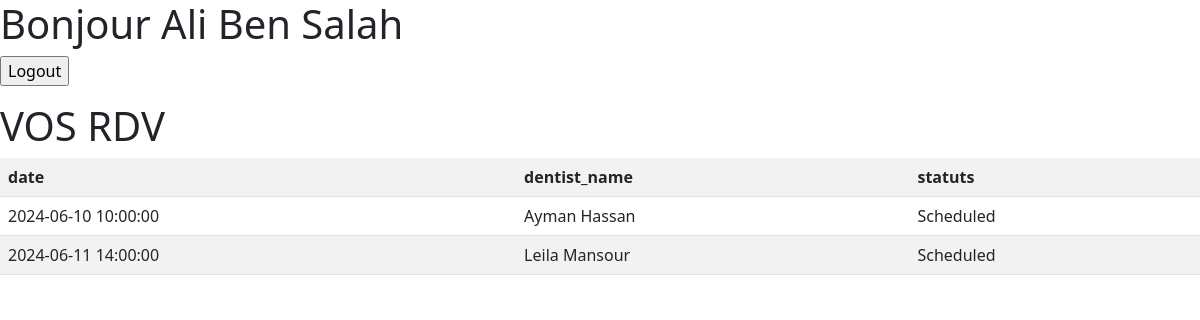
Page /display_rdv.php (signed in) on the committed database.
### tables this page shows
CREATE TABLE appointments (
    appointment_id INT AUTO_INCREMENT PRIMARY KEY,
    patient_id INT NOT NULL,
    dentist_id INT NOT NULL,
    appointment_date DATETIME NOT NULL,
    reason TEXT,
    status ENUM('Scheduled', 'Completed', 'Cancelled') DEFAULT 'Scheduled',
    FOREIGN KEY (patient_id) REFERENCES patients(patient_id),
    FOREIGN KEY (dentist_id) REFERENCES dentists(dentist_id)
);

CREATE TABLE dentists (
    dentist_id INT AUTO_INCREMENT PRIMARY KEY,
    first_name VARCHAR(50) NOT NULL,
    last_name VARCHAR(50) NOT NULL,
    phone VARCHAR(15) NOT NULL,
    email VARCHAR(100) NOT NULL,
    motDePasse VARCHAR(255) NOT NULL
);

### display_rdv.php (the view, shortened to what this page needs)
<?php
    if(!isset($_SESSION["patient_id"]))
        {
            echo 'vous devez vous authentifier';
            header("Refresh:5, url=loginForm.php");
        }
        else  {
    $msg= "Bonjour ".$_SESSION["first_name"]." ".$_SESSION["last_name"];
    }
?>
<h1><?php echo $msg?></h1>
<form action="logout.php">
                        <input type="submit" class="s2" value="Logout">
        </form>
<?php
require 'db.php';
try{
    $stmt = $connexion->prepare("SELECT appointments.appointment_date, appointments.dentist_id, dentists.first_name,dentists.last_name, appointments.status FROM appointments JOIN dentists ON appointments.dentist_id = dentists.dentist_id");    $stmt->execute();
    $patients = $stmt->fetchAll(PDO::FETCH_ASSOC);
}catch (PDOException $e) {
    echo 'Erreur de connexion : ' . $e->getMessage();
}
?>
<!DOCTYPE html>
<html lang="fr">
<head>
    <link href="https://cdn.jsdelivr.net/npm/bootstrap@5.0.2/dist/css/bootstrap.min.css" rel="stylesheet">
</head>
<body>
    <h1>VOS RDV</h1>
    <table class="table table-striped">
        <tr>
            <th>date</td>
            <th>dentist_name</td>
            <th>statuts</td>
        </tr>
    <?php if (!empty($patients)):
    foreach($patients as $patient):?>
    <tr>
        <td><?php echo $patient['appointment_date'];?></td>
        <td><?php echo $patient['first_name'];?> <?php echo $patient['last_name'];?></td>
        <td><?php echo $patient['status'];?></td>
    </tr>
    <?php endforeach; ?>
    <?php else: ?>
                <tr>
                    <td colspan="6">Aucun vendeur trouvé.</td>
                </tr>
    <?php endif; ?>
    </table>
</body>
</html>

### rows in the picture
appointments: appointment_date "2024-06-10 10:00:00", dentist.first_name "Ayman", dentist.last_name "Hassan", status "Scheduled"
appointments: appointment_date "2024-06-11 14:00:00", dentist.first_name "Leila", dentist.last_name "Mansour", status "Scheduled"
